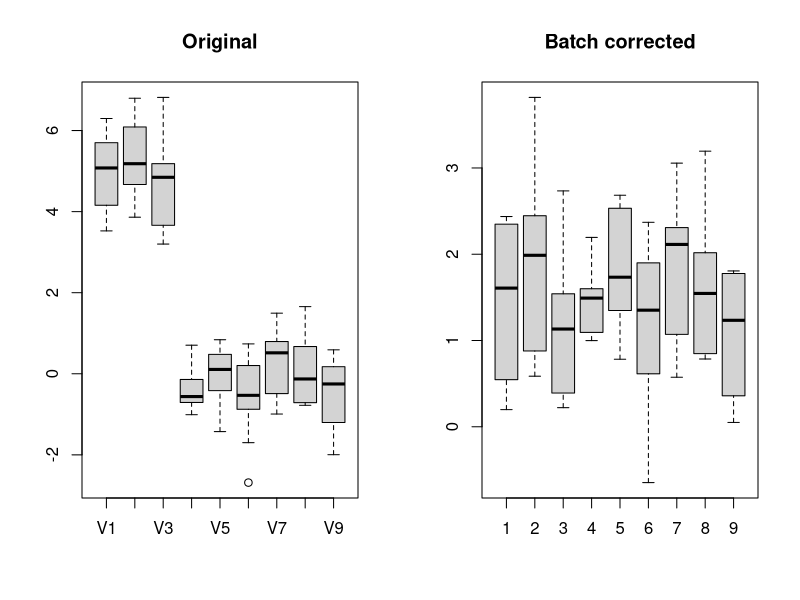

Write the R code that produced this figure.
#!/usr/bin/env Rscript
# the example for removeBatchEffect()
# it's very much throwaway, just use rnorm to simulate.
library(limma)
library(Cairo)

nsamps <- 9
nfeatures <- 10
y <- matrix(rnorm(nfeatures*nsamps),nfeatures,nsamps) # nfeatures will be the number of rows.
batch <- c("A","A","A","B","B","B","C","C","C")
y[,1:3] <- y[,1:3] + 5
# because of this arrangemet remBE will wipe out the diferrent I expect.
# that said there is no bias between B's and C's ... if I put one in, would it affect?

y2 <- removeBatchEffect(y, batch) # CRITICAL, the batch should match the columns!

CairoPNG("remba.png", 800, 800)
par(mfrow=c(1,2))
boxplot(as.data.frame(y),main="Original")
boxplot(as.data.frame(y2),main="Batch corrected")
dev.off()
